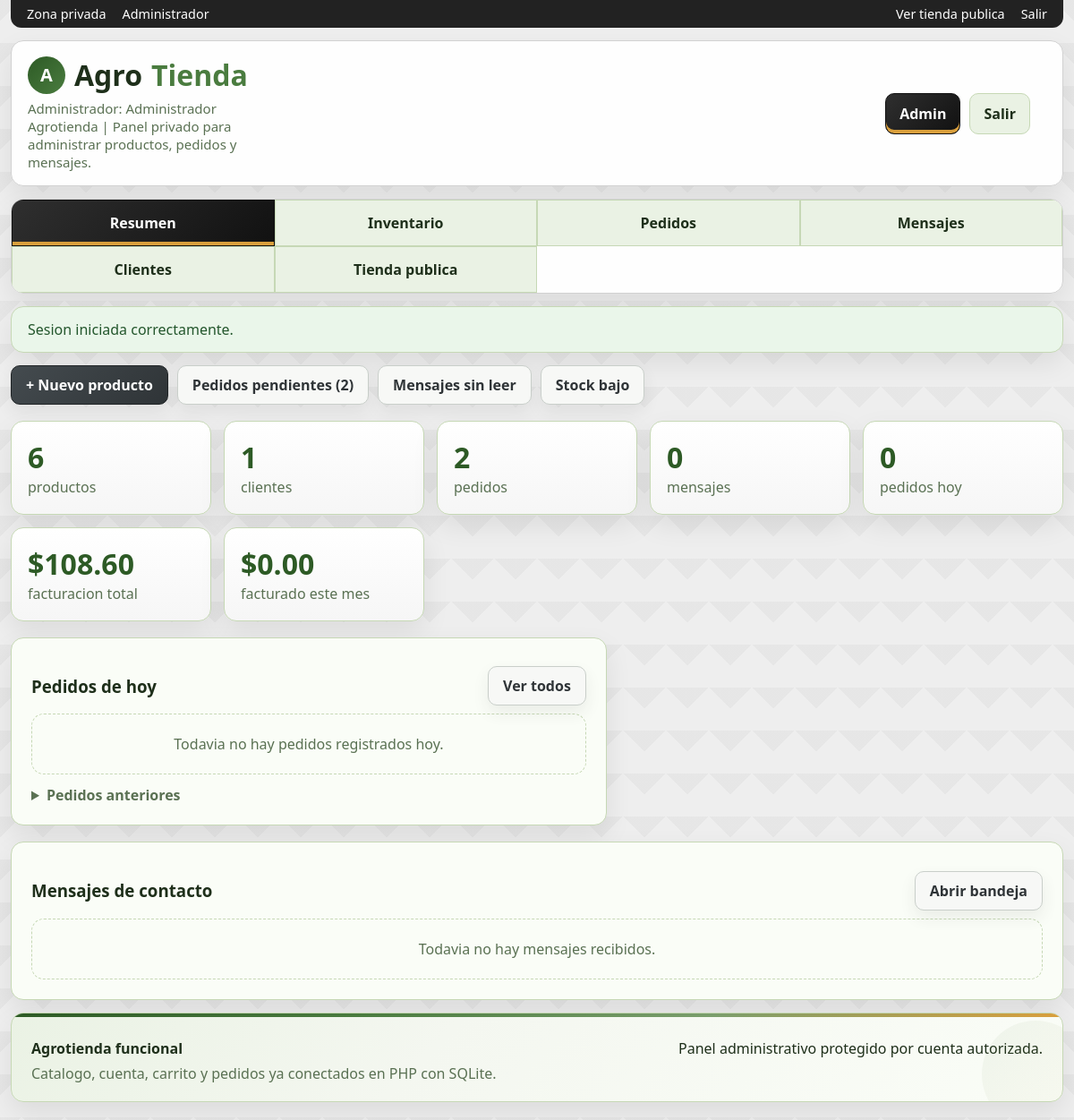
The app's page /admin.php (signed in), older data.
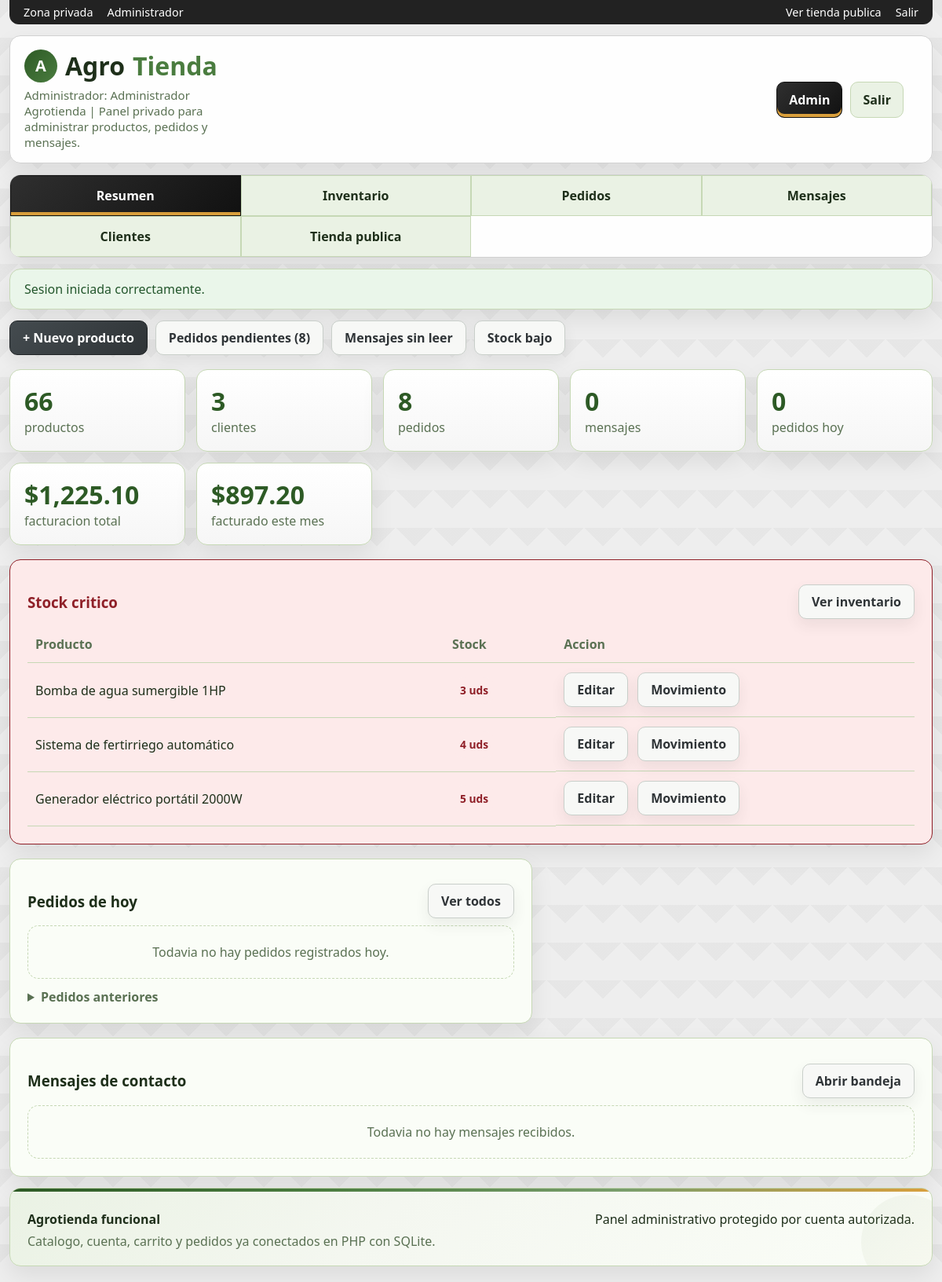
The same page, newer data.
### tables this page shows
CREATE TABLE products (
            id INTEGER PRIMARY KEY AUTOINCREMENT,
            name TEXT NOT NULL,
            category TEXT NOT NULL,
            brand TEXT NOT NULL,
            price REAL NOT NULL,
            stock INTEGER NOT NULL DEFAULT 0,
            emoji TEXT NOT NULL DEFAULT "🌱",
            short_description TEXT NOT NULL,
            description TEXT NOT NULL
        , image_url TEXT NOT NULL DEFAULT "");

### app/bootstrap.php (called while the page is built, shortened)
<?php
function db(): PDO
{
    static $pdo = null;
    if ($pdo instanceof PDO) {
        return $pdo;
    }
    $pdo = new PDO('sqlite:' . DB_PATH);
    $pdo->setAttribute(PDO::ATTR_ERRMODE, PDO::ERRMODE_EXCEPTION);
    $pdo->setAttribute(PDO::ATTR_DEFAULT_FETCH_MODE, PDO::FETCH_ASSOC);
    $pdo->exec('PRAGMA foreign_keys = ON');
    return $pdo;
}
function money(float $value): string
{
    return '$' . number_format($value, 2);
}
function e(string $value): string
{
    return htmlspecialchars($value, ENT_QUOTES, 'UTF-8');
}
function lowStockProducts(int $threshold = 5): array
{
    $stmt = db()->prepare('SELECT * FROM products WHERE stock > 0 AND stock <= :threshold ORDER BY stock ASC');
    $stmt->bindValue(':threshold', $threshold, PDO::PARAM_INT);
    $stmt->execute();
    return $stmt->fetchAll();
}
function pendingOrdersCount(): int
{
    return (int) db()->query("SELECT COUNT(*) FROM orders WHERE status = 'Recibido'")->fetchColumn();
}
function revenueThisMonth(): float
{
    $stmt = db()->prepare(
        "SELECT COALESCE(SUM(total), 0) FROM orders
         WHERE strftime('%Y-%m', created_at) = strftime('%Y-%m', 'now')"
    );
    $stmt->execute();
    return (float) $stmt->fetchColumn();
}
function dashboardStats(): array
{
    $pdo = db();
    return [
        'products' => (int) $pdo->query('SELECT COUNT(*) FROM products')->fetchColumn(),
        'customers' => (int) $pdo->query("SELECT COUNT(*) FROM users WHERE role = 'customer'")->fetchColumn(),
        'orders' => (int) $pdo->query('SELECT COUNT(*) FROM orders')->fetchColumn(),
        'messages' => (int) $pdo->query('SELECT COUNT(*) FROM contact_messages')->fetchColumn(),
        'revenue' => (float) $pdo->query('SELECT COALESCE(SUM(total), 0) FROM orders')->fetchColumn(),
    ];
}

### admin.php (the view, shortened to what the changed rows need)
<?php
require_once __DIR__ . '/app/layout.php';
$stats = dashboardStats();
$criticalStock = lowStockProducts(5);
$pendingCount = pendingOrdersCount();
$monthRevenue = revenueThisMonth();
?>
<section class="toolbar">
  <a class="btn primary" href="admin_products.php">+ Nuevo producto</a>
  <a class="btn" href="admin_orders.php?status=Recibido">Pedidos pendientes <?= $pendingCount > 0 ? '(' . $pendingCount . ')' : '' ?></a>
  <a class="btn" href="admin_messages.php?status=Nuevo">Mensajes sin leer</a>
  <a class="btn" href="admin_inventory.php?filter=low">Stock bajo</a>
</section>
<section class="stats">
  <a class="stat" href="admin_products.php">
    <strong><?= (int) $stats['products'] ?></strong>
    <span class="muted">productos</span>
  </a>
  <a class="stat" href="admin_users.php">
    <strong><?= (int) $stats['customers'] ?></strong>
    <span class="muted">clientes</span>
  </a>
  <a class="stat" href="admin_orders.php">
    <strong><?= (int) $stats['orders'] ?></strong>
    <span class="muted">pedidos</span>
  </a>
  <a class="stat" href="admin_orders.php">
    <strong><?= money($stats['revenue']) ?></strong>
    <span class="muted">facturacion total</span>
  </a>
  <a class="stat" href="admin_orders.php">
    <strong><?= money($monthRevenue) ?></strong>
    <span class="muted">facturado este mes</span>
  </a>
</section>
<?php if ($criticalStock): ?>
  <section class="card stock-alert">
    <div class="line">
      <h3>Stock critico</h3>
      <a class="btn" href="admin_inventory.php?filter=low">Ver inventario</a>
    </div>
    <div class="table-wrap">
      <table>
        <thead>
          <tr>
            <th>Producto</th>
            <th>Stock</th>
            <th>Accion</th>
          </tr>
        </thead>
        <tbody>
          <?php foreach ($criticalStock as $item): ?>
            <tr>
              <td><?= e($item['name']) ?></td>
              <td><span class="status-pill danger"><?= (int) $item['stock'] ?> uds</span></td>
              <td class="table-actions">
                <a class="btn" href="admin_products.php?id=<?= (int) $item['id'] ?>">Editar</a>
                <a class="btn" href="admin_inventory.php">Movimiento</a>
              </td>
            </tr>
          <?php endforeach; ?>
        </tbody>
      </table>
    </div>
  </section>
<?php endif; ?>

Row changes from the older to the newer data that the page shows:
added products: name "Bomba de agua sumergible 1HP", stock "3"
added products: name "Sistema de fertirriego automático", stock "4"
added products: name "Generador eléctrico portátil 2000W", stock "5"
Text that changed along with them:
$pendingCount: "2" → "8"
$stats['products']: "6" → "66"
$stats['customers']: "1" → "3"
$stats['orders']: "2" → "8"
money($stats['revenue']): "$108.60" → "$1,225.10"
money($monthRevenue): "$0.00" → "$897.20"
text now shown: "Stock critico Ver inventario Producto Stock Accion"
